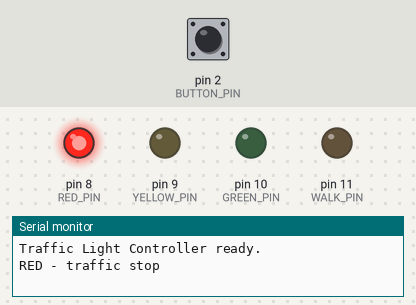
The sketch below on a simulated Arduino Uno, built with avr-gcc and run on an emulated ATmega328P. On the bench: output pins drawn as LEDs (lit = HIGH), the last lines printed to the serial monitor. The inputs (shaded band) are chosen by the test bench; at power-on: pin 2 (BUTTON_PIN) HIGH.

Above: at 1.2 s.
1.3 s: pin 2 (BUTTON_PIN) pulled LOW for 0.15 s
At 11.2 s:
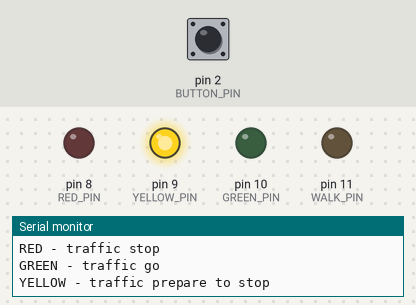
At 12.8 s:
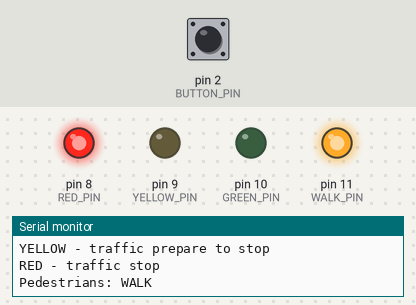
23.4 s: pin 2 (BUTTON_PIN) pulled LOW for 1 s
At 29.7 s:
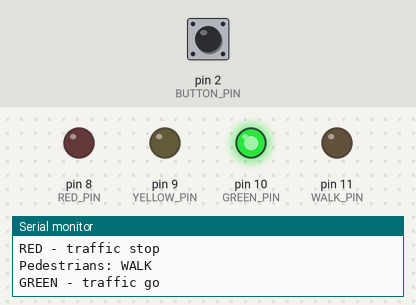
37.5 s: pin 2 (BUTTON_PIN) pulled LOW for 3.2 s
Timing chart, 0 to 59.5 s (numbered marks = the images above; inputs shaded):
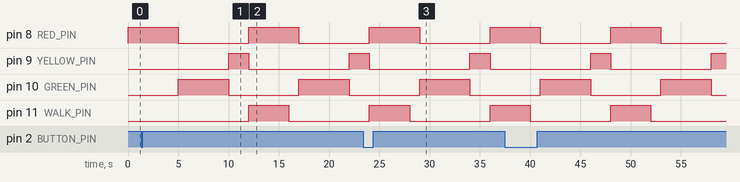

The sketch:

traffic-light-controller.ino
```cpp
/*
  Traffic Light Controller
  ------------------------
  A standard road traffic light sequence - green, yellow,
  red, back to green - with fixed timings, plus an optional
  pedestrian crossing button. Pressing the button asks for a
  crossing phase: the lights finish green safely, go red,
  and the pedestrian "walk" LED lights for a set time before
  traffic resumes. All lights are OFF on startup, then the
  sequence begins with RED (safe default).

  Wiring:
    Red LED     : D8  (through a 220 ohm resistor to GND)
    Yellow LED  : D9  (through a 220 ohm resistor to GND)
    Green LED   : D10 (through a 220 ohm resistor to GND)
    Walk LED    : D11 (through a 220 ohm resistor to GND)
    Button      : D2 (other side to GND, uses internal pull-up)
*/

// ---- Pin definitions ----
const int RED_PIN    = 8;
const int YELLOW_PIN = 9;
const int GREEN_PIN  = 10;
const int WALK_PIN   = 11;
const int BUTTON_PIN = 2;   // Pedestrian button (to GND)

// ---- Phase timings (ms) ----
const unsigned long GREEN_MS  = 5000;
const unsigned long YELLOW_MS = 2000;
const unsigned long RED_MS    = 5000;
const unsigned long WALK_MS   = 4000;  // Part of the red phase

bool pedestrianWaiting = false;

void setLights(bool red, bool yellow, bool green, bool walk) {
  digitalWrite(RED_PIN, red ? HIGH : LOW);
  digitalWrite(YELLOW_PIN, yellow ? HIGH : LOW);
  digitalWrite(GREEN_PIN, green ? HIGH : LOW);
  digitalWrite(WALK_PIN, walk ? HIGH : LOW);
}

void waitCheckingButton(unsigned long ms) {
  // Wait in small steps so a button press is never missed.
  unsigned long start = millis();
  while (millis() - start < ms) {
    if (digitalRead(BUTTON_PIN) == LOW) {
      pedestrianWaiting = true;
    }
    delay(20);
  }
}

void setup() {
  pinMode(RED_PIN, OUTPUT);
  pinMode(YELLOW_PIN, OUTPUT);
  pinMode(GREEN_PIN, OUTPUT);
  pinMode(WALK_PIN, OUTPUT);
  pinMode(BUTTON_PIN, INPUT_PULLUP);

  // Safe default: all lights OFF, then start from RED.
  setLights(false, false, false, false);

  Serial.begin(9600);
  Serial.println("Traffic Light Controller ready.");
}

void loop() {
  // RED phase (with pedestrian crossing if requested).
  Serial.println("RED - traffic stop");
  if (pedestrianWaiting) {
    pedestrianWaiting = false;
    Serial.println("Pedestrians: WALK");
    setLights(true, false, false, true);
    waitCheckingButton(WALK_MS);
    setLights(true, false, false, false);
    waitCheckingButton(RED_MS - WALK_MS);
  } else {
    setLights(true, false, false, false);
    waitCheckingButton(RED_MS);
  }

  // GREEN phase.
  Serial.println("GREEN - traffic go");
  setLights(false, false, true, false);
  waitCheckingButton(GREEN_MS);

  // YELLOW phase.
  Serial.println("YELLOW - traffic prepare to stop");
  setLights(false, true, false, false);
  waitCheckingButton(YELLOW_MS);
}
```

Measured:
- after the input at 1.3 s, pin 11 (WALK_PIN): LOW → HIGH after 10.7 s, → LOW 4.0 s later
- after the input at 23.4 s, pin 11 (WALK_PIN): LOW → HIGH after 0.61 s, → LOW 4.0 s later, → HIGH 8.0 s later
- by itself, pin 10 (GREEN_PIN): alternates HIGH for 5.0 s and LOW for 7.0 s
